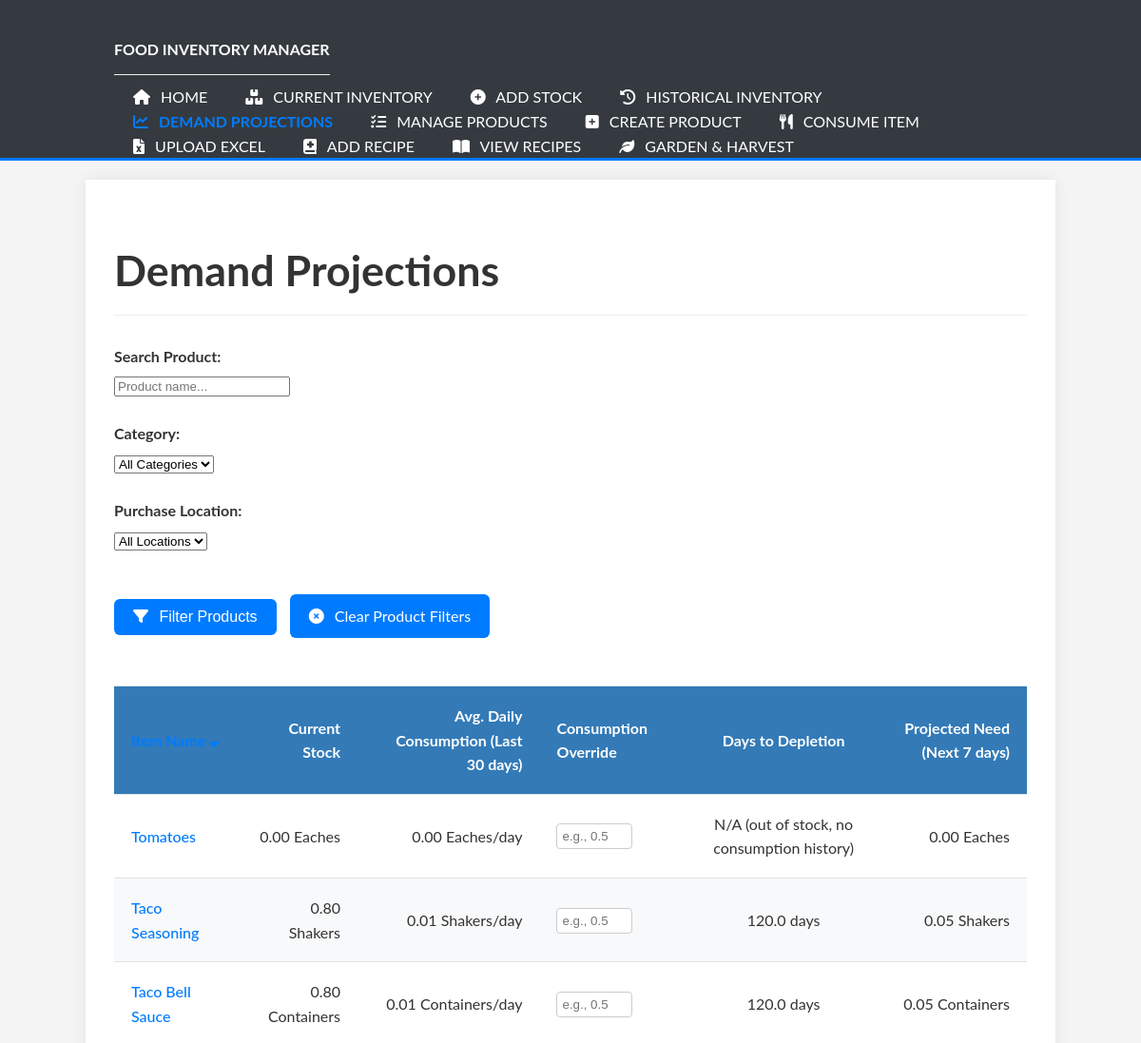
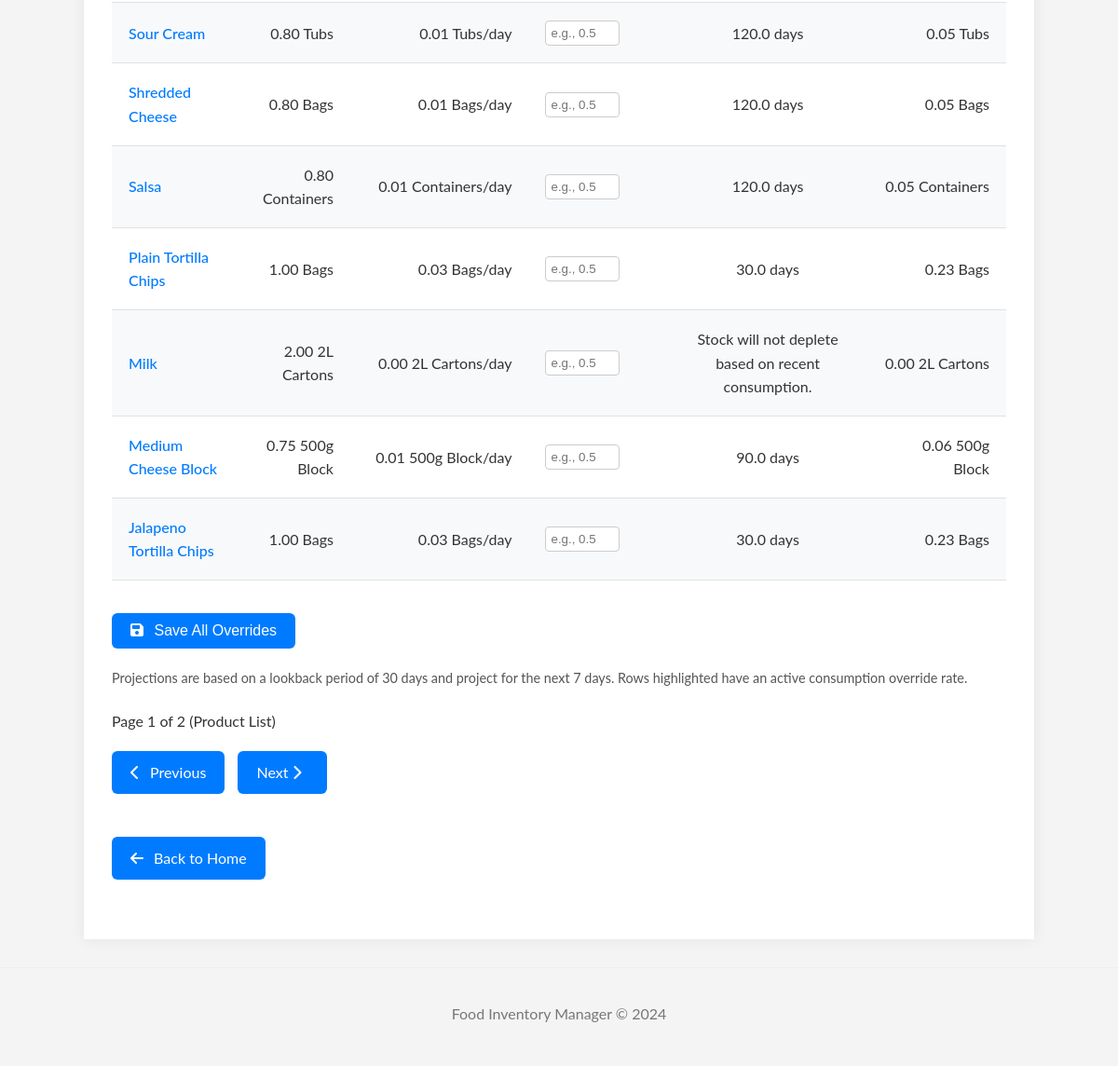
/inventory/projections?search_term=&category=&purchase_location=&page=1&per_page=10&sort_by=name&sort_order=DESC, run on the app's committed database (2 pictures, top to bottom).
### tables this page shows
CREATE TABLE products (
                        id INTEGER PRIMARY KEY AUTOINCREMENT,
                        name TEXT NOT NULL UNIQUE,
                        category TEXT,
                        subcategory TEXT,
                        unit_of_measure TEXT NOT NULL,
                        default_expiry_days INTEGER NOT NULL,
                        par_level REAL DEFAULT 0,
                        max_holding_amount REAL DEFAULT 0,
    purchase_location TEXT,
    consumption_override_rate REAL DEFAULT NULL
                    );

### app.py (the view)
@app.route('/inventory/projections')
def projections_view():
    search_term = request.args.get('search_term', '').strip()
    selected_category = request.args.get('category', '').strip()
    selected_purchase_location = request.args.get('purchase_location', '').strip()
    sort_by = request.args.get('sort_by', 'name').strip() # Default sort for product list
    sort_order = request.args.get('sort_order', 'ASC').strip().upper()
    if sort_order not in ['ASC', 'DESC']:
        sort_order = 'ASC'
    try:
        page = int(request.args.get('page', 1))
        if page < 1: page = 1
    except ValueError:
        page = 1
    try:
        per_page = int(request.args.get('per_page', 10)) # Default 10 products per page for projections
        if per_page < 1: per_page = 1
    except ValueError:
        per_page = 10
    total_products_for_list = manager.get_products_for_projection_list_count(
        search_term=search_term if search_term else None,
        category=selected_category if selected_category else None,
        purchase_location=selected_purchase_location if selected_purchase_location else None
    )
    total_pages = (total_products_for_list + per_page - 1) // per_page if per_page > 0 else 1
    original_page = page
    if page > total_pages and total_pages > 0:
        page = total_pages
    elif page == 0 and total_pages > 0: # Should not happen if page default is 1 and min is 1
        page = 1
    products_on_page = manager.get_products_for_projection_list(
        search_term=search_term if search_term else None,
        category=selected_category if selected_category else None,
        purchase_location=selected_purchase_location if selected_purchase_location else None,
        sort_by=sort_by,
        sort_order=sort_order,
        page=page,
        per_page=per_page
    )
    projection_results_list = []
    if products_on_page:
        for product_dict in products_on_page:
            projection_data = manager.project_demand(product_dict['id'])
            if projection_data: # project_demand returns a dict, might include success status
                if 'product_name' in projection_data and 'item_name' not in projection_data:
                     projection_data['item_name'] = projection_data['product_name']
                projection_results_list.append(projection_data)
    categories_options = manager.get_all_categories() # Reusing existing method for product categories
    purchase_locations_options = manager.get_all_purchase_locations() # Reusing existing method
    return render_template(
        'projections.html',
        projections=projection_results_list,
        current_page=page,
        total_pages=total_pages,
        per_page=per_page,
        search_term=search_term,
        selected_category=selected_category,
        selected_purchase_location=selected_purchase_location,
        sort_by=sort_by,
        sort_order=sort_order,
        categories=categories_options,
        purchase_locations=purchase_locations_options
    )

### Food_manager.py (called while the page is built)
    def _get_db_connection(self):
        if self.conn and self.db_filepath == ":memory:":
            return self.conn
        conn = sqlite3.connect(self.db_filepath)
        conn.row_factory = sqlite3.Row # Access columns by name
        return conn

    def get_product(self, product_id):
        try:
            with self._get_db_connection() as conn:
                cursor = conn.cursor()
                cursor.execute("SELECT * FROM products WHERE id = ?", (product_id,))
                row = cursor.fetchone()
                return dict(row) if row else None
        except sqlite3.Error as e:
            print(f"Database error getting product by ID {product_id}: {e}")
            return None # Or raise error

    def get_all_categories(self):
        categories = []
        try:
            with self._get_db_connection() as conn:
                cursor = conn.cursor()
                cursor.execute("SELECT DISTINCT category FROM products WHERE category IS NOT NULL ORDER BY category ASC")
                rows = cursor.fetchall()
                for row in rows:
                    categories.append(row['category'])
        except sqlite3.Error as e:
            print(f"Database error fetching all categories: {e}")
        return categories

    def get_all_purchase_locations(self):
        locations = []
        try:
            with self._get_db_connection() as conn:
                cursor = conn.cursor()
                cursor.execute("SELECT DISTINCT purchase_location FROM products WHERE purchase_location IS NOT NULL ORDER BY purchase_location ASC")
                rows = cursor.fetchall()
                for row in rows:
                    locations.append(row['purchase_location'])
        except sqlite3.Error as e:
            print(f"Database error fetching all purchase locations: {e}")
        return locations

    def get_products_for_projection_list(self, search_term=None, category=None, purchase_location=None,
                                         sort_by='name', sort_order='ASC', page=1, per_page=10):
        return self.get_all_products(
            search_term=search_term,
            category=category,
            purchase_location=purchase_location,
            sort_by=sort_by,
            sort_order=sort_order,
            page=page,
            per_page=per_page
        )

### templates/projections.html (shortened to what this page needs)
{% extends "base.html" %}
{% block page_header %}
    <h1 class="page-title">Demand Projections</h1>
{% endblock %}
{% block content %}
<form method="GET" action="{{ url_for('projections_view') }}" class="filter-form">
    <div class="form-row">
        <div class="form-group">
            <label for="search_term">Search Product:</label>
            <input type="text" name="search_term" id="search_term" value="{{ search_term or '' }}" placeholder="Product name...">
        </div>
        <div class="form-group">
            <label for="category">Category:</label>
            <select name="category" id="category">
                <option value="" {% if not selected_category %}selected{% endif %}>All Categories</option>
            </select>
        </div>
        <div class="form-group">
            <label for="purchase_location">Purchase Location:</label>
            <select name="purchase_location" id="purchase_location">
                <option value="" {% if not selected_purchase_location %}selected{% endif %}>All Locations</option>
            </select>
        </div>
    </div>
    <div class="form-actions">
        <button type="submit" class="button"><i class="fas fa-filter"></i> Filter Products</button>
        <a href="{{ url_for('projections_view') }}" class="button button-secondary"><i class="fas fa-times-circle"></i> Clear Product Filters</a>
    </div>
</form>
    {% if projections %}
<form method="POST" action="{{ url_for('save_overrides_view') }}">
    <div class="table-responsive-wrapper">
        <table>
            <thead>
                <tr>
                    {% macro sortable_header(column_key, display_name, current_sort_by_products, current_sort_order_products, current_product_filters) %}
                        {% set new_sort_order_products = 'DESC' if current_sort_by_products == column_key and current_sort_order_products == 'ASC' else 'ASC' %}
                        {% set updated_filters = dict(current_product_filters, sort_by=column_key, sort_order=new_sort_order_products) %}
                        <th class="projections-header">
                            <a href="{{ url_for('projections_view', **updated_filters) }}">
                                {% if current_sort_by_products == column_key %}
                                    <i class="fas fa-sort-{{ 'up' if current_sort_order_products == 'ASC' else 'down' }}"></i>
                                {% else %}
                                    <i class="fas fa-sort"></i>
                                {% endif %}
                            </a>
                        </th>
                    {% endmacro %}
                    {% set current_product_filters = {
                        'search_term': search_term,
                        'category': selected_category,
                        'purchase_location': selected_purchase_location,
                        'page': current_page,
                        'per_page': per_page
                    } %}
                    {{ sortable_header('name', 'Item Name', sort_by, sort_order, current_product_filters) }}
                    <th class="projections-header text-right">Current Stock</th>
                    <th class="projections-header text-right">Avg. Daily Consumption (Last {{ projections[0].lookback_days if projections and projections[0] else 'N/A' }} days)</th>
                    <th class="projections-header">Consumption Override</th>
                    <th class="projections-header text-center">Days to Depletion</th>
                    <th class="projections-header text-right">Projected Need (Next {{ projections[0].projection_days if projections and projections[0] else 'N/A' }} days)</th>
                </tr>
            </thead>
            <tbody>
                {% for proj in projections %}
                <tr {% if proj.consumption_override_rate is not none and proj.consumption_override_rate != "" %}class="override-active"{% endif %}>
                    <td>
                        {% if proj.product_id %}
                        <a href="#" class="product-name-link" data-product-id="{{ proj.product_id }}" onclick="openProductModal(this.dataset.productId); return false;">{{ proj.item_name }}</a>
                        {% else %}
                        {{ proj.item_name }}
                        {% endif %}
                    </td>
                    <td class="text-right">{{ "%.2f"|format(proj.current_stock) if proj.current_stock is number else proj.current_stock }} {{ proj.unit_of_measure if proj.unit_of_measure else ''}}</td>
                    <td class="text-right">
                        {{ "%.2f"|format(proj.avg_daily_consumption) }} {{ proj.unit_of_measure if proj.unit_of_measure else ''}}/day
                    </td>
                    <td>
                        <input type="number" step="0.01" min="0" name="overrides[{{ proj.product_id }}]" value="{{ proj.consumption_override_rate | default('', true) }}" class="override-input" placeholder="e.g., 0.5">
                    </td>
                    <td class="text-center">{{ proj.days_to_depletion }}</td>
                    <td class="text-right">{{ "%.2f"|format(proj.projected_need) }} {{ proj.unit_of_measure if proj.unit_of_measure else ''}}</td>
                </tr>
                {% endfor %}
            </tbody>
        </table>
    </div>
    <button type="submit" class="button button-primary" style="margin-top: 15px;"><i class="fas fa-save"></i> Save All Overrides</button>
</form>
        {% if projections and projections[0] %}
        <p style="font-size: 0.9em; color: #555; margin-top: 10px;">
            Projections are based on a lookback period of {{ projections[0].lookback_days }} days and project for the next {{ projections[0].projection_days }} days.
            Rows highlighted have an active consumption override rate.
        </p>
        {% endif %}
    {% if total_pages > 1 %}
    <div class="pagination">
        <span>Page {{ current_page }} of {{ total_pages }} (Product List)</span>
        <div class="page-navigation">
            {% set pagination_filters = {
                'search_term': search_term,
                'category': selected_category,
                'purchase_location': selected_purchase_location,
                'sort_by': sort_by,
                'sort_order': sort_order,
                'per_page': per_page
            } %}
            {% if current_page > 1 %}
            <a href="{{ url_for('projections_view', **dict(pagination_filters, page=current_page - 1)) }}" class="button button-small">
                <i class="fas fa-chevron-left"></i> Previous
            </a>
            {% else %}
            <span class="button button-small button-disabled"><i class="fas fa-chevron-left"></i> Previous</span>
            {% endif %}
            {% if current_page < total_pages %}
            <a href="{{ url_for('projections_view', **dict(pagination_filters, page=current_page + 1)) }}" class="button button-small">
                Next <i class="fas fa-chevron-right"></i>
            </a>
            {% else %}
            <span class="button button-small button-disabled">Next <i class="fas fa-chevron-right"></i></span>
            {% endif %}
        </div>
    </div>
    {% endif %}
    {% endif %}
    <p><a href="{{ url_for('home') }}" class="nav-link-button" style="margin-top: 20px;"><i class="fas fa-arrow-left"></i> Back to Home</a></p>
{% endblock %}

### static/style.css (style rules this page uses)
body { font-family: 'Lato', Arial, sans-serif; margin: 0; padding: 0; background-color: #f4f4f4; color: #333; line-height: 1.6; }
h1, h2, h3 { color: #333; }
h1, h1.page-title { font-size: 2.8em; font-weight: 700; margin-bottom: 30px; color: #333; border-bottom: 1px solid #eee; padding-bottom: 10px; }
p { margin-bottom: 1.5em; }
.form-group { margin-bottom: 25px; }
.form-group label { display: block; margin-bottom: 5px; font-weight: bold; }
table { width: 100%; border-collapse: collapse; margin-top: 20px; border-top: 1px solid #dee2e6; }
th, td { padding: 18px; border: none; border-bottom: 1px solid #dee2e6; text-align: left; vertical-align: middle; }
th { background-color: #e9ecef; color: #212529; font-weight: bold; }
th.projections-header { background-color: #337ab7; color: #fff; }
tr:nth-child(even) { background-color: #f8f9fa; }
a { color: #007bff; text-decoration: none; }
.button, .nav-link-button { display: inline-block; margin-top: 20px; padding: 10px 20px; background-color: #007bff; color: white !important; border-radius: 6px; text-decoration: none; border: none; cursor: pointer; font-size: 1em; margin-right: 10px; margin-bottom: 10px; transition: background-color 0.2s ease-out, box-shadow 0.2s ease-out; }
.button i, .nav-link-button i { margin-right: 7px; }
.table-responsive-wrapper { overflow-x: auto; margin-top: 20px; margin-bottom: 20px; }
.text-right { text-align: right !important; }
.text-center { text-align: center !important; }
.override-input { width: 80px; padding: 5px; border: 1px solid #ccc; border-radius: 4px; box-sizing: border-box; }
.product-name-link { color: #007bff; text-decoration: none; cursor: pointer; font-weight: 500; }

### data on the page
products: item_name "Tomatoes", current_stock "0.00", unit_of_measure "Eaches", avg_daily_consumption "0.00", days_to_depletion "N/A (out of stock, no consumption history)", projected_need "0.00"
products: item_name "Taco Seasoning", current_stock "0.80", unit_of_measure "Shakers", avg_daily_consumption "0.01", days_to_depletion "120.0 days", projected_need "0.05"
products: item_name "Taco Bell Sauce", current_stock "0.80", unit_of_measure "Containers", avg_daily_consumption "0.01", product_id "e.g., 0.5", days_to_depletion "120.0 days", projected_need "0.05"
products: item_name "Sour Cream", current_stock "0.80", unit_of_measure "Tubs", avg_daily_consumption "0.01", days_to_depletion "120.0 days", projected_need "0.05"
products: item_name "Shredded Cheese", current_stock "0.80", unit_of_measure "Bags", avg_daily_consumption "0.01", days_to_depletion "120.0 days", projected_need "0.05"
products: item_name "Salsa", current_stock "0.80", unit_of_measure "Containers", avg_daily_consumption "0.01", days_to_depletion "120.0 days", projected_need "0.05"
products: item_name "Plain Tortilla Chips", par_level "1.00", unit_of_measure "Bags", avg_daily_consumption "0.03", days_to_depletion "30.0 days", projected_need "0.23"
products: item_name "Milk", current_stock "2.00", unit_of_measure "2L Cartons", avg_daily_consumption "0.00", days_to_depletion "Stock will not deplete based on recent consumption.", projected_need "0.00"
products: item_name "Medium Cheese Block", current_stock "0.75", unit_of_measure "500g Block", avg_daily_consumption "0.01", days_to_depletion "90.0 days", projected_need "0.06"
products: item_name "Jalapeno Tortilla Chips", par_level "1.00", unit_of_measure "Bags", avg_daily_consumption "0.03", days_to_depletion "30.0 days", projected_need "0.23"

### other printed values
{{ projections[0].lookback_days }} "30"
{{ projections[0].projection_days }} "7"
{{ current_page }} "1"
{{ total_pages }} "2"
